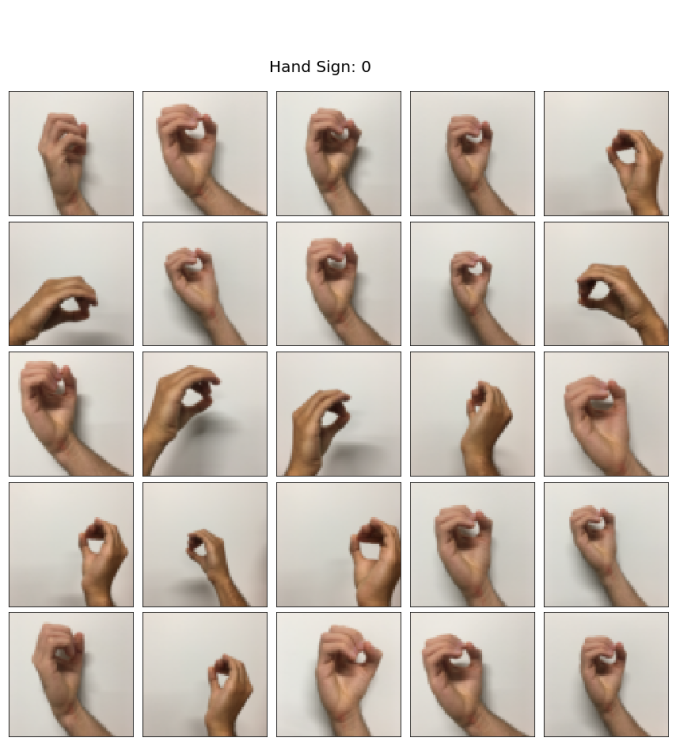
#> input picture CNN/hands/0.png, 676 x 745 px
$ jupyter execute Untitled.ipynb
#> lines starting #> are read from the running program, lines starting #| are printed output that depends on the picture
[cell 1]
from PIL import Image
im = Image.open('./hands/0.png')
#> im is the input picture: PIL image 676x745 RGBA; mean R, G, B, A 204.2, 194.2, 185, 255
width, height = im.size
#> width = 676; height = 745
#im.show()
print(width, height)  #5*5
#| 676 745
#box = (0,0,width,80)
box = (8, 43, width-6, height-8)
#> box = (8, 43, 670, 737)

region = im.crop(box)
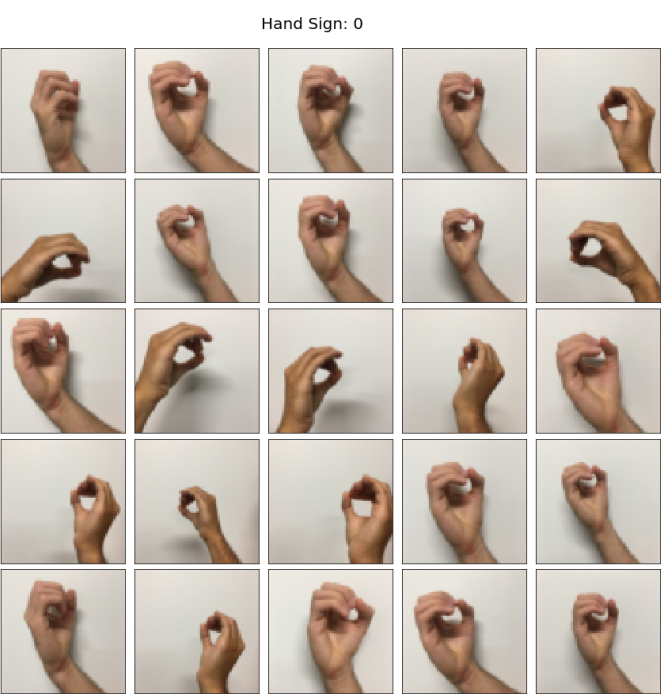
#> region: PIL image 662x694 RGBA; mean R, G, B, A 199.3, 188.4, 178.2, 255
print(region.size)
#| (662, 694)
region.show()

w, h = region.size
#> w = 662; h = 694
nbox = (0, 0, 132.4, 138.8)
nr = region.crop(nbox)
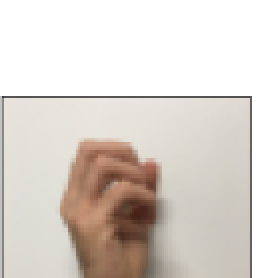
#> nr: PIL image 132x139 RGBA (shown 2 times larger); mean R, G, B, A 218.7, 211, 204.1, 255
nr.show()
# [7 lines of commented-out code are left out]

[cell 2]
import os
from PIL import Image

def splitimage(img, rownum, colnum, dstpath):
    #img = Image.open(src)
#> called with rownum = 5, colnum = 5, dstpath = ''
    w, h = img.size
#> w = 662; h = 694
    if rownum <= h and colnum <= w:
        print('Original image info: %sx%s, %s, %s' % (w, h, img.format, img.mode))
#| Original image info: 662x694, None, RGBA

        num = 0
        rowheight = h // rownum
#> rowheight = 138
        colwidth = w // colnum
#> colwidth = 132
        for r in range(rownum):
            for c in range(colnum):
                box = (c * colwidth, r * rowheight, (c + 1) * colwidth, (r + 1) * rowheight)
                #img.crop(box).save(os.path.join(dstpath, basename + '_' + str(num) + '.' + ext), ext)
                nimage = img.crop(box)
                nimage.show()
#> this loop made 5 passes
#> pass 1, in splitimage, `nimage.show()`:
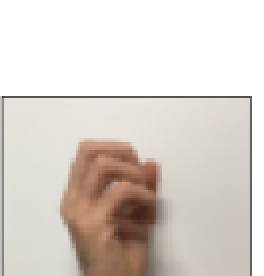
#> shown: PIL image 132x138 RGBA (shown 2 times larger); mean R, G, B, A 218.9, 211.3, 204.4, 255
#> pass 1, in splitimage, `nimage.show()`:
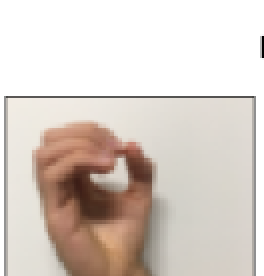
#> shown: PIL image 132x138 RGBA (shown 2 times larger); mean R, G, B, A 217.1, 206.8, 199.2, 255
#> pass 1, in splitimage, `nimage.show()`:
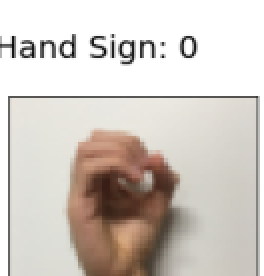
#> shown: PIL image 132x138 RGBA (shown 2 times larger); mean R, G, B, A 210.5, 203.2, 196.5, 255
#> pass 1, in splitimage, `nimage.show()`:
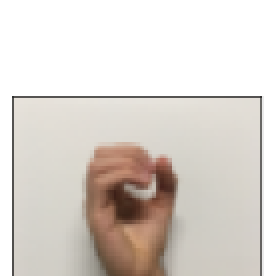
#> shown: PIL image 132x138 RGBA (shown 2 times larger); mean R, G, B, A 218.1, 211, 204.5, 255
#> after the loop:
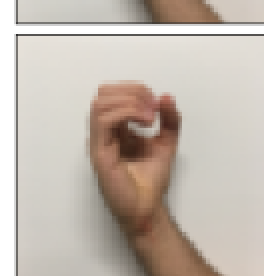
#> nimage: PIL image 132x138 RGBA (shown 2 times larger); mean R, G, B, A 195, 184.3, 174.4, 255
                #num = num + 1

        print('图片切割完毕，共生成 %s 张小图片。' % num)
    else:
        print('不合法的行列切割参数！')

splitimage(region, 5,5,'')

$ run again, with CNN/hands/1.png copied over CNN/hands/0.png
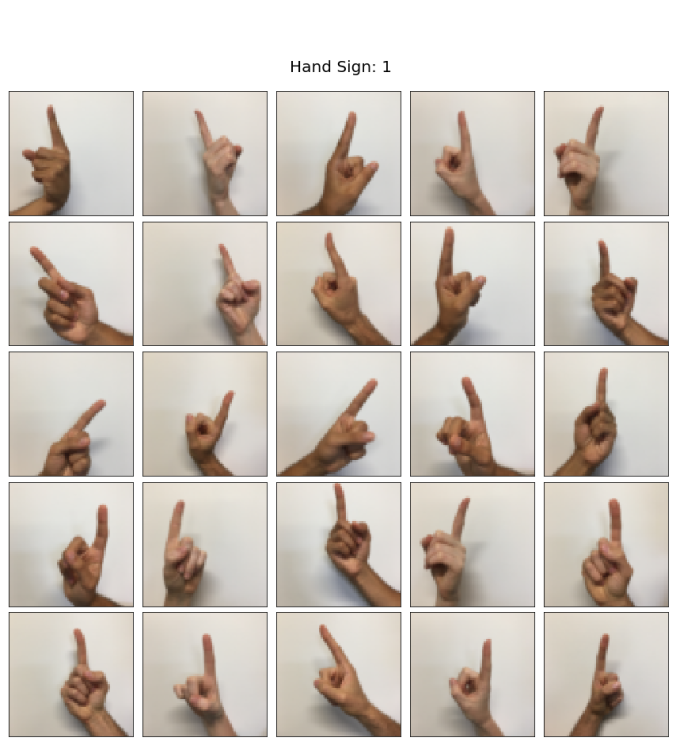
#> input picture CNN/hands/1.png, 676 x 745 px
#> im is the input picture: PIL image 676x745 RGBA; mean R, G, B, A 206.9, 198.8, 190.7, 255
#| 676 745
#| (662, 694)
#| Original image info: 662x694, None, RGBA
#> the loop in splitimage, `for r in range(rownum):` made 5 passes
#> pass 1, in splitimage, `nimage.show()`:
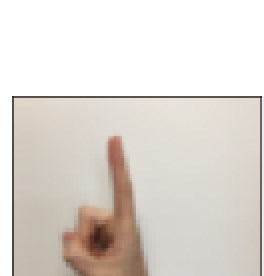
#> shown: PIL image 132x138 RGBA (shown 2 times larger); mean R, G, B, A 223.1, 217, 210.9, 255
#> after the loop in splitimage, `for r in range(rownum):`:
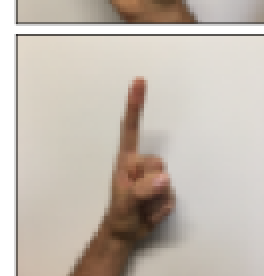
#> nimage: PIL image 132x138 RGBA (shown 2 times larger); mean R, G, B, A 197.2, 187.9, 178.1, 255

$ run again, with CNN/hands/2.png copied over CNN/hands/0.png
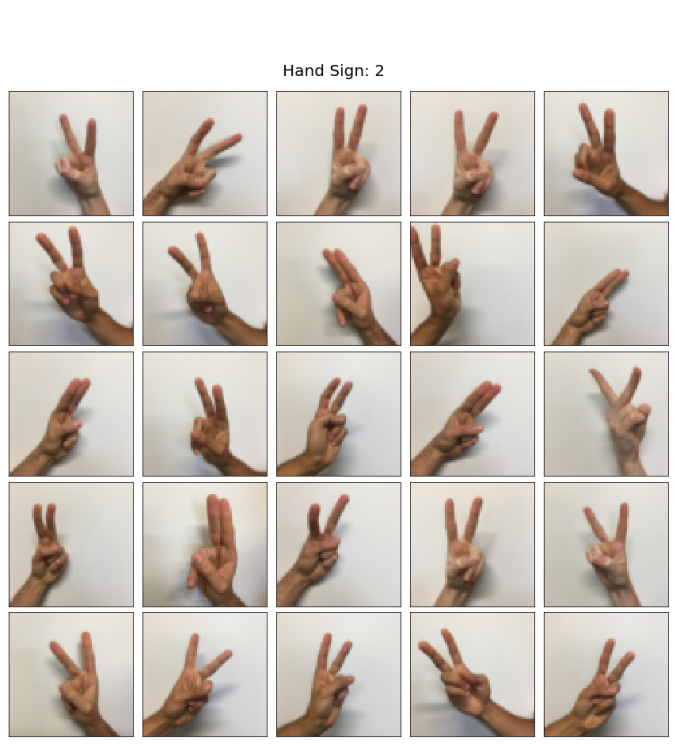
#> input picture CNN/hands/2.png, 676 x 745 px
#> im is the input picture: PIL image 676x745 RGBA; mean R, G, B, A 204.9, 196.6, 188.7, 255
#| 676 745
#| (662, 694)
#| Original image info: 662x694, None, RGBA
#> the loop in splitimage, `for r in range(rownum):` made 5 passes
#> pass 1, in splitimage, `nimage.show()`:
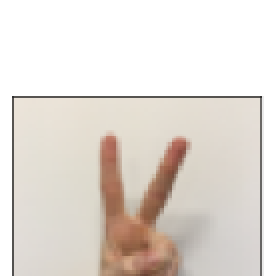
#> shown: PIL image 132x138 RGBA (shown 2 times larger); mean R, G, B, A 225.8, 218.2, 211.2, 255
#> after the loop in splitimage, `for r in range(rownum):`:
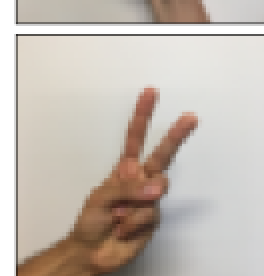
#> nimage: PIL image 132x138 RGBA (shown 2 times larger); mean R, G, B, A 197.1, 187.7, 179, 255

$ run again, with CNN/hands/3.png copied over CNN/hands/0.png
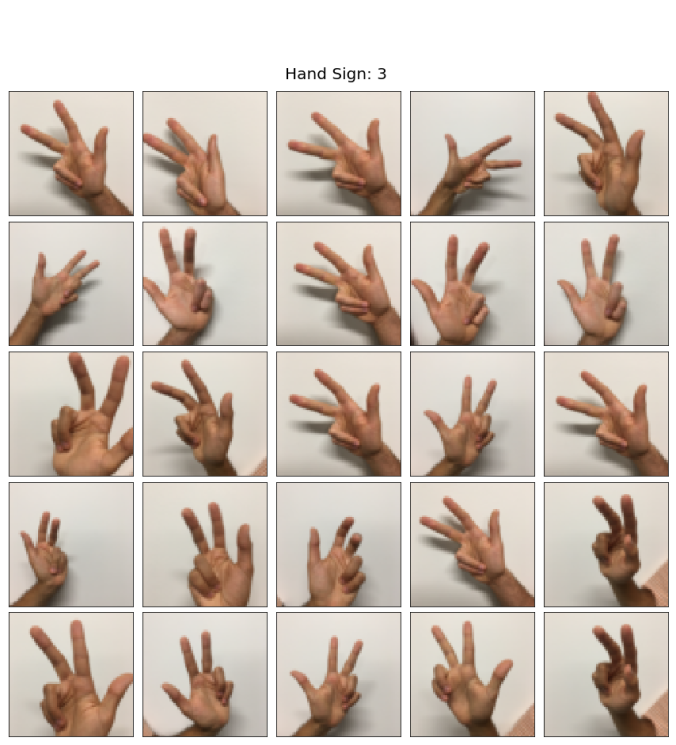
#> input picture CNN/hands/3.png, 676 x 745 px
#> im is the input picture: PIL image 676x745 RGBA; mean R, G, B, A 204.3, 191.6, 181.2, 255
#| 676 745
#| (662, 694)
#| Original image info: 662x694, None, RGBA
#> after the loop in splitimage, `for r in range(rownum):`:
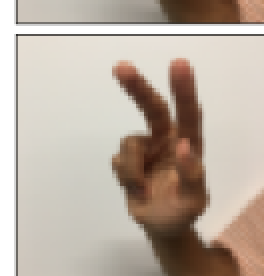
#> nimage: PIL image 132x138 RGBA (shown 2 times larger); mean R, G, B, A 187.5, 174.3, 162.2, 255
